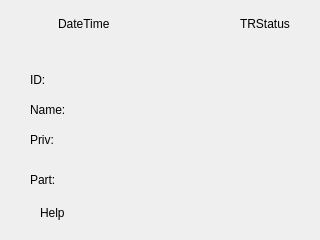
<ui version="4.0" >
 <class>Verify</class>
 <widget class="QDialog" name="Verify" >
  <property name="geometry" >
   <rect>
    <x>0</x>
    <y>0</y>
    <width>320</width>
    <height>240</height>
   </rect>
  </property>
  <property name="windowTitle" >
   <string>Dialog</string>
  </property>
  <widget class="QLabel" name="lblBackground" >
   <property name="geometry" >
    <rect>
     <x>0</x>
     <y>0</y>
     <width>320</width>
     <height>240</height>
    </rect>
   </property>
   <property name="text" >
    <string/>
   </property>
   <property name="pixmap" >
    <pixmap resource="../sb3000.qrc" >:/images/res/bg-main.png</pixmap>
   </property>
  </widget>
  <widget class="QLabel" name="lblTitleBackground" >
   <property name="geometry" >
    <rect>
     <x>0</x>
     <y>4</y>
     <width>320</width>
     <height>34</height>
    </rect>
   </property>
   <property name="text" >
    <string/>
   </property>
   <property name="pixmap" >
    <pixmap resource="../sb3000.qrc" >:/images/res/title-1.png</pixmap>
   </property>
  </widget>
  <widget class="QLabel" name="lblDate" >
   <property name="geometry" >
    <rect>
     <x>58</x>
     <y>10</y>
     <width>171</width>
     <height>28</height>
    </rect>
   </property>
   <property name="text" >
    <string>DateTime</string>
   </property>
  </widget>
  <widget class="QLabel" name="lblTitleIcon" >
   <property name="geometry" >
    <rect>
     <x>9</x>
     <y>10</y>
     <width>26</width>
     <height>26</height>
    </rect>
   </property>
   <property name="text" >
    <string/>
   </property>
   <property name="pixmap" >
    <pixmap resource="../sb3000.qrc" >:/images/res/icon-finger.png</pixmap>
   </property>
   <property name="scaledContents" >
    <bool>true</bool>
   </property>
  </widget>
  <widget class="QLabel" name="lblStatusIcon" >
   <property name="geometry" >
    <rect>
     <x>20</x>
     <y>205</y>
     <width>16</width>
     <height>16</height>
    </rect>
   </property>
   <property name="text" >
    <string/>
   </property>
   <property name="pixmap" >
    <pixmap resource="../sb3000.qrc" >:/images/res/icon-help.png</pixmap>
   </property>
  </widget>
  <widget class="QLabel" name="lblStatusText" >
   <property name="geometry" >
    <rect>
     <x>40</x>
     <y>200</y>
     <width>270</width>
     <height>25</height>
    </rect>
   </property>
   <property name="text" >
    <string>Help</string>
   </property>
  </widget>
  <widget class="QLabel" name="lblLineTop" >
   <property name="geometry" >
    <rect>
     <x>25</x>
     <y>48</y>
     <width>280</width>
     <height>2</height>
    </rect>
   </property>
   <property name="text" >
    <string/>
   </property>
   <property name="pixmap" >
    <pixmap>:/Menu/res/line.png</pixmap>
   </property>
  </widget>
  <widget class="QLabel" name="lblLineBottom" >
   <property name="geometry" >
    <rect>
     <x>25</x>
     <y>188</y>
     <width>280</width>
     <height>2</height>
    </rect>
   </property>
   <property name="text" >
    <string/>
   </property>
   <property name="pixmap" >
    <pixmap>:/Menu/res/line.png</pixmap>
   </property>
  </widget>
  <widget class="QLabel" name="lblTrStatus" >
   <property name="geometry" >
    <rect>
     <x>240</x>
     <y>10</y>
     <width>61</width>
     <height>28</height>
    </rect>
   </property>
   <property name="text" >
    <string>TRStatus</string>
   </property>
  </widget>
  <widget class="QLabel" name="lblFpArea" >
   <property name="geometry" >
    <rect>
     <x>175</x>
     <y>56</y>
     <width>120</width>
     <height>130</height>
    </rect>
   </property>
   <property name="text" >
    <string/>
   </property>
   <property name="pixmap" >
    <pixmap resource="../sb3000.qrc" >:/images/res/area-fingerprint.png</pixmap>
   </property>
   <property name="scaledContents" >
    <bool>false</bool>
   </property>
  </widget>
  <widget class="QLabel" name="lblID" >
   <property name="geometry" >
    <rect>
     <x>30</x>
     <y>70</y>
     <width>120</width>
     <height>20</height>
    </rect>
   </property>
   <property name="text" >
    <string>ID:</string>
   </property>
  </widget>
  <widget class="QLabel" name="lblPriv" >
   <property name="geometry" >
    <rect>
     <x>30</x>
     <y>130</y>
     <width>120</width>
     <height>20</height>
    </rect>
   </property>
   <property name="text" >
    <string>Priv:</string>
   </property>
  </widget>
  <widget class="QLabel" name="lblName" >
   <property name="geometry" >
    <rect>
     <x>30</x>
     <y>100</y>
     <width>200</width>
     <height>20</height>
    </rect>
   </property>
   <property name="text" >
    <string>Name:</string>
   </property>
  </widget>
  <widget class="QLabel" name="lblPart" >
   <property name="geometry" >
    <rect>
     <x>30</x>
     <y>170</y>
     <width>120</width>
     <height>20</height>
    </rect>
   </property>
   <property name="text" >
    <string>Part:</string>
   </property>
  </widget>
 </widget>
 <resources>
  <include location="../sb3000.qrc" />
 </resources>
 <connections/>
</ui>
